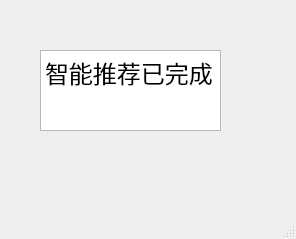
<?xml version="1.0" encoding="UTF-8"?>
<ui version="4.0">
 <class>MainWindow</class>
 <widget class="QMainWindow" name="MainWindow">
  <property name="geometry">
   <rect>
    <x>0</x>
    <y>0</y>
    <width>296</width>
    <height>239</height>
   </rect>
  </property>
  <property name="windowTitle">
   <string>MainWindow</string>
  </property>
  <widget class="QWidget" name="centralwidget">
   <widget class="QTextEdit" name="textEdit">
    <property name="geometry">
     <rect>
      <x>40</x>
      <y>50</y>
      <width>181</width>
      <height>81</height>
     </rect>
    </property>
    <property name="html">
     <string>&lt;!DOCTYPE HTML PUBLIC &quot;-//W3C//DTD HTML 4.0//EN&quot; &quot;http://www.w3.org/TR/REC-html40/strict.dtd&quot;&gt;
&lt;html&gt;&lt;head&gt;&lt;meta name=&quot;qrichtext&quot; content=&quot;1&quot; /&gt;&lt;meta charset=&quot;utf-8&quot; /&gt;&lt;style type=&quot;text/css&quot;&gt;
p, li { white-space: pre-wrap; }
hr { height: 1px; border-width: 0; }
li.unchecked::marker { content: &quot;\2610&quot;; }
li.checked::marker { content: &quot;\2612&quot;; }
&lt;/style&gt;&lt;/head&gt;&lt;body style=&quot; font-family:'Microsoft YaHei UI'; font-size:9pt; font-weight:400; font-style:normal;&quot;&gt;
&lt;p style=&quot; margin-top:0px; margin-bottom:0px; margin-left:0px; margin-right:0px; -qt-block-indent:0; text-indent:0px;&quot;&gt;&lt;span style=&quot; font-size:18pt;&quot;&gt;智能推荐已完成&lt;/span&gt;&lt;/p&gt;&lt;/body&gt;&lt;/html&gt;</string>
    </property>
   </widget>
  </widget>
  <widget class="QMenuBar" name="menubar">
   <property name="geometry">
    <rect>
     <x>0</x>
     <y>0</y>
     <width>296</width>
     <height>33</height>
    </rect>
   </property>
  </widget>
  <widget class="QStatusBar" name="statusbar"/>
 </widget>
 <resources/>
 <connections/>
</ui>
